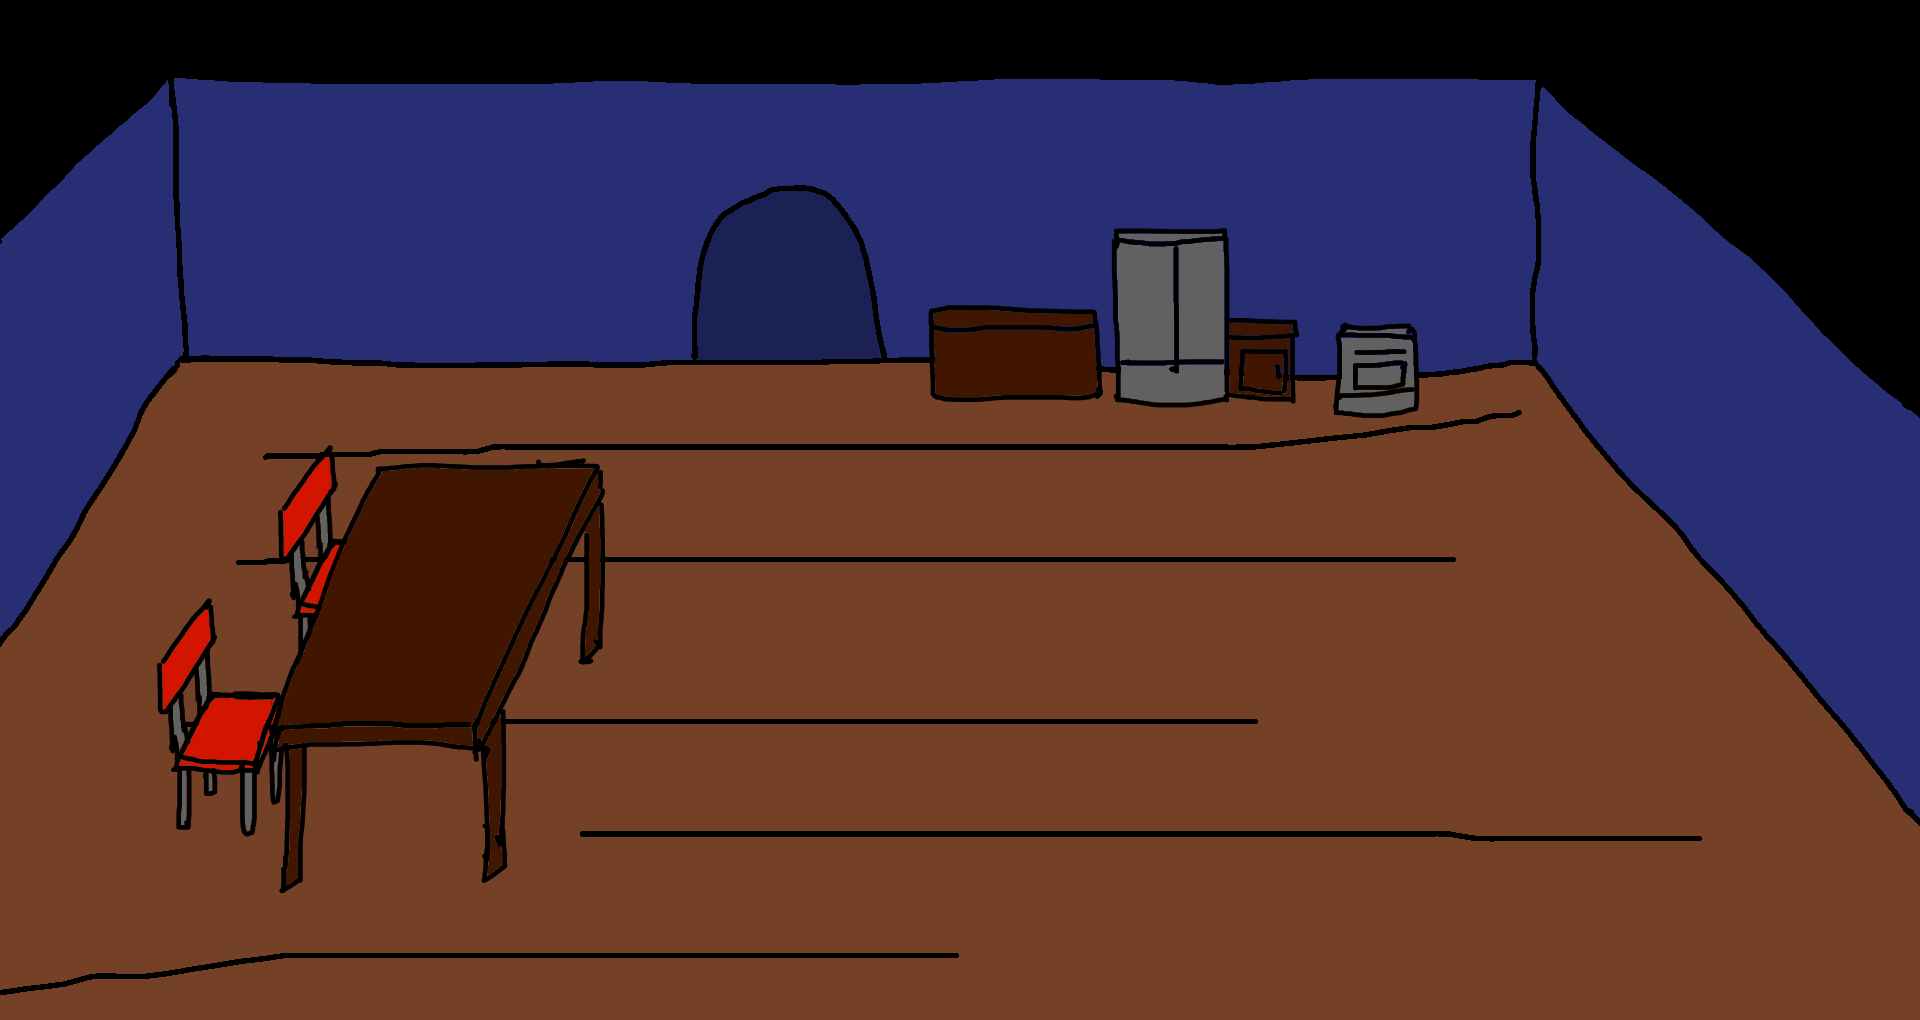

Tiled map render using the project's own tile images. Description and the map definition, with tile-layer contents summarised, below:
An orthogonal 60x34 tile map with 32x30 px tiles, 1 tile layer (Tile Layer 1) and 7 objects.

<map version="1.10" tiledversion="1.10.2" orientation="orthogonal" renderorder="right-down" width="60" height="34" tilewidth="32" tileheight="30" infinite="0" nextlayerid="3" nextobjectid="8">
 <tileset firstgid="1" source="bg.tsx" />
 <layer id="1" name="Tile Layer 1" width="60" height="34">
  <data>[2040 cells, 2040 non-empty, 2040 distinct tile ids]</data>
 </layer>
 <objectgroup id="2" name="Collision">
  <object id="1" x="1533.5" y="362.373">
   <polygon points="0,0 390.374,462.849 387.08,46.1202 4.94145,-286.604" />
  </object>
  <object id="2" x="168.009" y="72.4746" width="1368.78" height="288.251" />
  <object id="3" x="932.287" y="312.958" width="166.362" height="82.3575" />
  <object id="4" x="1115.12" y="232.248" width="113.653" height="166.362" />
  <object id="5" x="1222.19" y="314.606" width="72.4746" height="87.2989" />
  <object id="6" x="1339.13" y="326.136" width="74.1217" height="87.2989" />
  <object id="7" x="169.656" y="70.8274">
   <polygon points="0,0 -176.245,168.009 -176.245,581.444 16.4715,280.015" />
  </object>
 </objectgroup>
</map>
